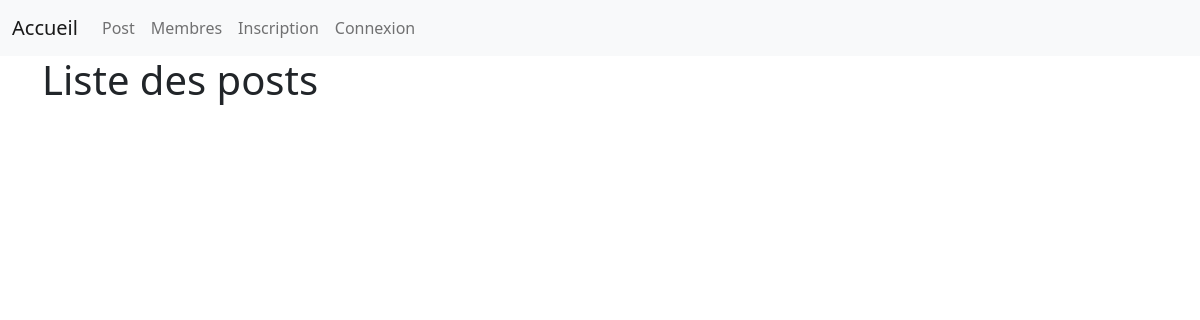
The app's page /post/post.php, older data.
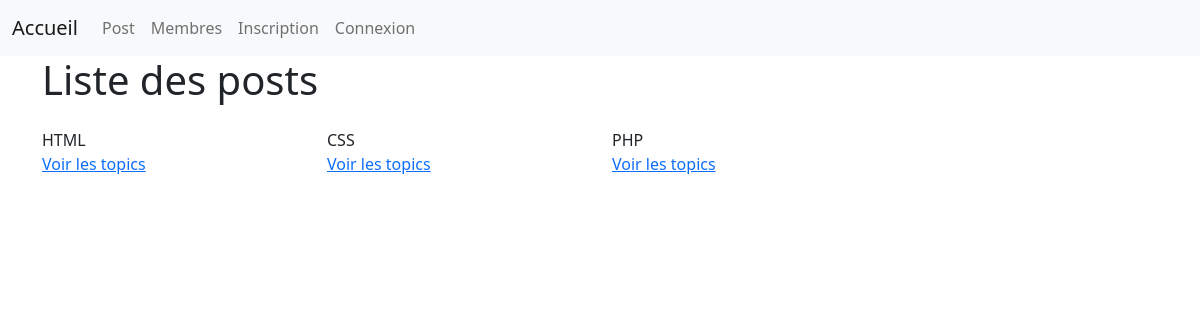
The same page, newer data.
### tables this page shows
CREATE TABLE IF NOT EXISTS `post` (
  `id` int NOT NULL AUTO_INCREMENT,
  `titre` varchar(50) NOT NULL,
  `libelle` varchar(50) NOT NULL,
  `date_creation` datetime NOT NULL,
  `ordre` int NOT NULL,
  PRIMARY KEY (`id`)
);

### post/post.php (the view, shortened to what this page needs)
<?php
require_once('../include.php');
$req = $DB->prepare("SELECT * FROM post ORDER BY ordre");
$req->execute();
$req_post = $req->fetchAll();
?>
<!doctype html>
<html lang="fr">
<head>
    <?php
    require_once('../head/link.php');
    ?>
</head>
<body>
    <?php
    require_once('../menu/menu.php');
    ?>
    <div class="container-sm">
        <div class="row">
            <div class="col-12">
                <h1>Liste des posts</h1>
            </div>
            <br>
            <br>
            <br>
            <?php
            foreach ($req_post as $rp) {
            ?>
                <div class="col-3">
                    <?= $rp['titre']; ?> <br>
                    <a href="post/list-topics.php?id=<?= $rp['id'] ?>">Voir les topics</a>
                </div>
            <?php
            }
            ?>
</body>
</html>

Row changes from the older to the newer data that the page shows:
added post: titre "HTML"
added post: titre "CSS"
added post: titre "PHP"
